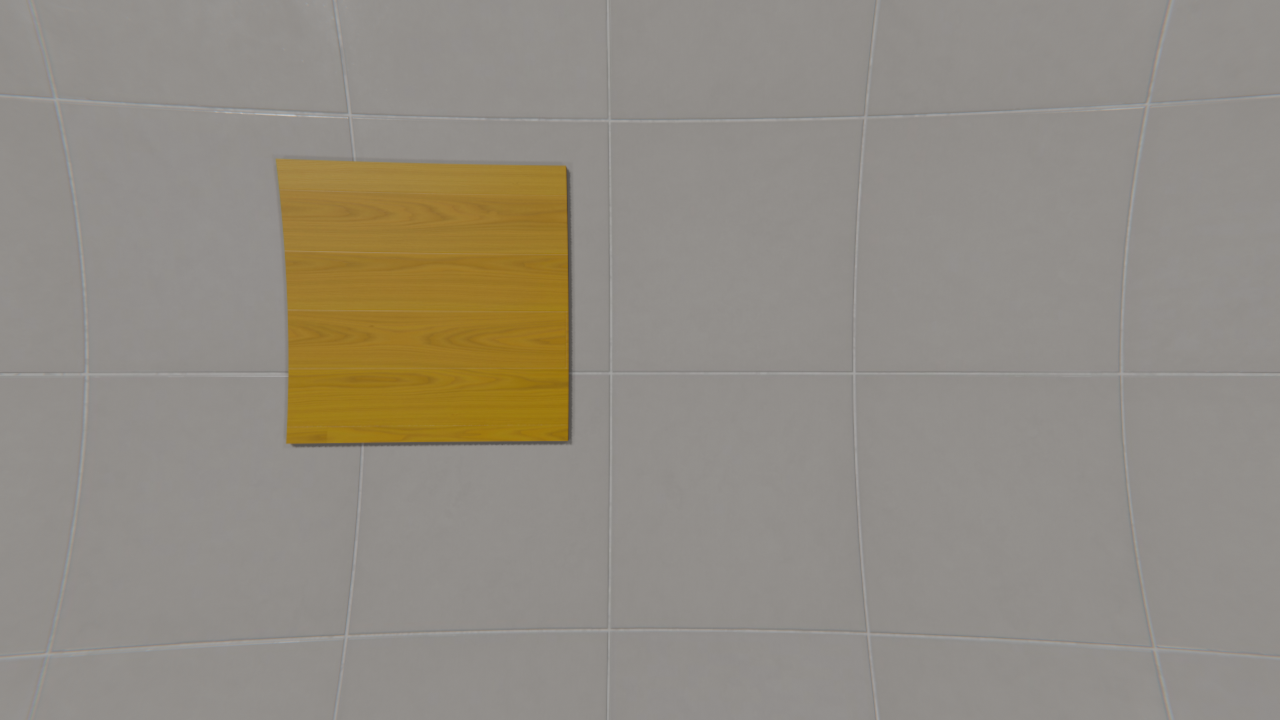
#> input picture test_images/Untitled1.png, 1280 x 720 px, given in place of the camera
$ python main_camera.py
#> lines starting #> are read from the running program, lines starting #| are printed output that depends on the picture; after the words box and inside, x2 and y2 are one past the last pixel; in counts of white or black regions, pixels touching at a corner belong together
### src/detector.py
import cv2
import numpy as np
import math
from typing import Dict, Optional


def filter_by_color(
    image: np.ndarray,
    lower_hsv: np.ndarray,
    upper_hsv: np.ndarray,
    use_morphology: bool = True,
    kernel_size: int = 5
) -> np.ndarray:
    """
    Converts BGR to HSV and applies thresholding.
    Uses an ELLIPTICAL kernel instead of a square kernel to preserve organic curves.
    Set use_morphology=False to disable post-processing entirely.
    """
    hsv_image = cv2.cvtColor(image, cv2.COLOR_BGR2HSV)
    mask = cv2.inRange(hsv_image, lower_hsv, upper_hsv)

    if use_morphology and kernel_size > 0:
        # Use MORPH_ELLIPSE for circular structuring element instead of square np.ones()
        kernel = cv2.getStructuringElement(cv2.MORPH_ELLIPSE, (kernel_size, kernel_size))
        mask = cv2.morphologyEx(mask, cv2.MORPH_OPEN, kernel)
        mask = cv2.morphologyEx(mask, cv2.MORPH_CLOSE, kernel)

    return mask


def extract_primary_contour(
    binary_mask: np.ndarray,
    min_area: float = 300.0
) -> Optional[np.ndarray]:
    """
    Detects contours using CHAIN_APPROX_NONE to preserve every exact perimeter point
    without corner approximation.
    """
    # CHAIN_APPROX_NONE stores all contour points (no straight line approximation)
    contours, _ = cv2.findContours(
        binary_mask, cv2.RETR_EXTERNAL, cv2.CHAIN_APPROX_NONE
    )

    best_contour = None
    best_score = -1.0

    for contour in contours:
        area = cv2.contourArea(contour)
        if area < min_area:
            continue

        perimeter = cv2.arcLength(contour, closed=True)
        if perimeter == 0:
            continue

        circularity = (4.0 * math.pi * area) / (perimeter ** 2)
        score = circularity * math.log(area)

        if score > best_score:
            best_score = score
            best_contour = contour

    return best_contour


def get_contour_metrics(contour: np.ndarray) -> Optional[Dict[str, any]]:
    area = cv2.contourArea(contour)
    moments = cv2.moments(contour)

    if moments["m00"] == 0:
        return None

    cx = int(moments["m10"] / moments["m00"])
    cy = int(moments["m01"] / moments["m00"])

    return {
        "center": (cx, cy),
        "area_px": area
    }

### src/calibration.py
import json
import os
from typing import List, Dict, Optional


class CalibrationManager:
    """Manages recording, loading, and saving calibration sample pairs (Pixel Metrics -> Real 3D Coordinates)."""

    def __init__(self, filepath: str = "calibration_data.json"):
        self.filepath = filepath
        self.samples: List[Dict[str, float]] = []
        self.load_data()

    # [28 lines left out: functions add_sample, save_data, not called in this run]

    def load_data(self) -> None:
        """Loads samples from JSON file if present."""
        if os.path.exists(self.filepath):
            try:
                with open(self.filepath, "r") as f:
                    self.samples = json.load(f)
                print(f"[CALIBRATION] Loaded {len(self.samples)} sample(s) from '{self.filepath}'.")
            except Exception as e:
                print(f"[CALIBRATION ERROR] Could not read '{self.filepath}': {e}")
                self.samples = []
        else:
            self.samples = []
            print(f"[CALIBRATION] No existing file found at '{self.filepath}'. Starting fresh.")

    # [9 lines left out: function print_summary, not called in this run]

### src/distance_estimator.py
import numpy as np
from typing import Optional, Dict, Tuple
from src.dataPointsManager import DataPointsManager


class SpatialEstimator:
    """
    Estimates 3D coordinates (X, Y, Z) using multi-variable least squares regression.
    Includes non-linear radial distortion terms (r^2) to compensate for lens distortion
    near image boundaries.
    """

    def __init__(self, calibration_mgr: DataPointsManager, frame_size: Tuple[int, int] = (640, 480)):
        self.calib_mgr = calibration_mgr
        self.u0 = frame_size[0] / 2.0  # Optical center X (px)
        self.v0 = frame_size[1] / 2.0  # Optical center Y (px)

        self.is_fitted = False

        # Coeff vectors: [beta_1, beta_2, ..., bias]
        self.z_coeffs = None
        self.x_coeffs = None
        self.y_coeffs = None

    # [51 lines left out: functions _build_features, fit, not called in this run]

    def predict(self, cx: float, cy: float, area: float) -> Optional[Dict[str, float]]:
        """Predicts real 3D position (X, Y, Z) for a detected contour."""
        if not self.is_fitted or area <= 0:
            return None

        # Build 1-row feature matrices
        cx_arr, cy_arr, area_arr = np.array([cx]), np.array([cy]), np.array([area])
        A_z, A_x, A_y = self._build_features(cx_arr, cy_arr, area_arr)

        # Matrix dot products
        z = float(np.dot(A_z[0], self.z_coeffs))
        x = float(np.dot(A_x[0], self.x_coeffs))
        y = float(np.dot(A_y[0], self.y_coeffs))

        return {"X": x, "Y": y, "Z": z}

### src/kalman_filter.py
import cv2
import numpy as np
from typing import Optional, Dict


class SpatialKalmanFilter:
    """
    6D Kalman Filter tracking 3D position (X, Y, Z) and velocities (vx, vy, vz).
    Smoothes out jittery spatial measurements across video frames.
    """

    def __init__(self, dt: float = 0.033):
        # 6 state variables [X, Y, Z, vx, vy, vz], 3 measurements [X, Y, Z]
        self.kf = cv2.KalmanFilter(dynamParams=6, measureParams=3)
        self.is_initialized = False

        # Transition Matrix (F): x_k = x_{k-1} + v * dt
        self.kf.transitionMatrix = np.array([
            [1, 0, 0, dt,  0,  0],
            [0, 1, 0,  0, dt,  0],
            [0, 0, 1,  0,  0, dt],
            [0, 0, 0,  1,  0,  0],
            [0, 0, 0,  0,  1,  0],
            [0, 0, 0,  0,  0,  1]
        ], np.float32)

        # Measurement Matrix (H): We measure X, Y, Z directly
        self.kf.measurementMatrix = np.array([
            [1, 0, 0, 0, 0, 0],
            [0, 1, 0, 0, 0, 0],
            [0, 0, 1, 0, 0, 0]
        ], np.float32)

        # Process Noise Covariance (Q): Trust model predictions vs physics noise
        self.kf.processNoiseCov = np.eye(6, dtype=np.float32) * 1e-2

        # Measurement Noise Covariance (R): Trust raw detector readings (lower = trust sensor more)
        self.kf.measurementNoiseCov = np.eye(3, dtype=np.float32) * 1e-1

        # Post Error Covariance (P)
        self.kf.errorCovPost = np.eye(6, dtype=np.float32)

    def reset(self):
        """Resets state when target object is lost."""
        self.is_initialized = False

    def update(self, pos_3d: Optional[Dict[str, float]]) -> Optional[Dict[str, float]]:
        """
        Runs Kalman Prediction and Correction step.
        Returns smoothed (X, Y, Z) coordinates in.
        """
        # 1. Prediction step
        prediction = self.kf.predict()

        if pos_3d is None:
            # If target is missing, return uncorrected velocity prediction or reset
            if self.is_initialized:
                return {
                    "X": float(prediction[0][0]),
                    "Y": float(prediction[1][0]),
                    "Z": float(prediction[2][0])
                }
            return None

        # Format measurement vector
        measurement = np.array([
            [np.float32(pos_3d["X"])],
            [np.float32(pos_3d["Y"])],
            [np.float32(pos_3d["Z"])]
        ])

        if not self.is_initialized:
            # Initialize state with first measurement
            self.kf.statePost = np.array([
                [measurement[0][0]],
                [measurement[1][0]],
                [measurement[2][0]],
                [0.0], [0.0], [0.0]
            ], np.float32)
            self.is_initialized = True
            return pos_3d

        # 2. Correction step with live camera measurement
        corrected = self.kf.correct(measurement)

        return {
            "X": float(corrected[0][0]),
            "Y": float(corrected[1][0]),
            "Z": float(corrected[2][0])
        }

### main_camera.py
import cv2
import numpy as np
import config
from src.detector import filter_by_color, extract_primary_contour, get_contour_metrics
from src.calibration import CalibrationManager
from src.distance_estimator import SpatialEstimator
from src.kalman_filter import SpatialKalmanFilter


def empty_callback(x):
    pass


def setup_trackbars(window_name: str):
    """Creates a dedicated window with 6 HSV tuning trackbars."""
    cv2.namedWindow(window_name, cv2.WINDOW_NORMAL)
    cv2.resizeWindow(window_name, 400, 280)

    cv2.createTrackbar("H Min", window_name, int(config.LOWER_HSV[0]), 179, empty_callback)
    cv2.createTrackbar("H Max", window_name, int(config.UPPER_HSV[0]), 179, empty_callback)
    cv2.createTrackbar("S Min", window_name, int(config.LOWER_HSV[1]), 255, empty_callback)
    cv2.createTrackbar("S Max", window_name, int(config.UPPER_HSV[1]), 255, empty_callback)
    cv2.createTrackbar("V Min", window_name, int(config.LOWER_HSV[2]), 255, empty_callback)
    cv2.createTrackbar("V Max", window_name, int(config.UPPER_HSV[2]), 255, empty_callback)


def get_hsv_trackbar_values(window_name: str) -> tuple:
    """Reads current positions from the slider bars."""
    h_min = cv2.getTrackbarPos("H Min", window_name)
    h_max = cv2.getTrackbarPos("H Max", window_name)
    s_min = cv2.getTrackbarPos("S Min", window_name)
    s_max = cv2.getTrackbarPos("S Max", window_name)
    v_min = cv2.getTrackbarPos("V Min", window_name)
    v_max = cv2.getTrackbarPos("V Max", window_name)

    lower = np.array([h_min, s_min, v_min])
    upper = np.array([h_max, s_max, v_max])
    return lower, upper


def draw_axis_legend(frame: np.ndarray):
    """Draws a visual 3D coordinate system reference overlay on top-left of the image."""
    origin = (50, 60)

    # +X Axis (Right - Red)
    cv2.arrowedLine(frame, origin, (origin[0] + 50, origin[1]), (0, 0, 255), 2, tipLength=0.3)
    cv2.putText(frame, "+X (Right)", (origin[0] + 55, origin[1] + 5),
                cv2.FONT_HERSHEY_SIMPLEX, 0.4, (0, 0, 255), 1, cv2.LINE_AA)

    # +Y Axis (Down - Green)
    cv2.arrowedLine(frame, origin, (origin[0], origin[1] + 50), (0, 255, 0), 2, tipLength=0.3)
    cv2.putText(frame, "+Y (Down)", (origin[0] - 15, origin[1] + 65),
                cv2.FONT_HERSHEY_SIMPLEX, 0.4, (0, 255, 0), 1, cv2.LINE_AA)

    # +Z Axis (Depth - Cyan)
    cv2.circle(frame, origin, 8, (255, 255, 0), 2)
    cv2.circle(frame, origin, 2, (255, 255, 0), -1)
    cv2.putText(frame, "+Z (Depth)", (origin[0] + 15, origin[1] - 15),
                cv2.FONT_HERSHEY_SIMPLEX, 0.4, (255, 255, 0), 1, cv2.LINE_AA)


# [17 lines left out: function prompt_user_coordinates, not called in this run]


def main():
    cap = cv2.VideoCapture(0)
    cap.set(cv2.CAP_PROP_FRAME_WIDTH, config.FRAME_WIDTH)
    cap.set(cv2.CAP_PROP_FRAME_HEIGHT, config.FRAME_HEIGHT)

    # 1. Initialize UI Sliders Window
    tuner_window = "HSV Tuner Controls"
    setup_trackbars(tuner_window)

    # 2. Initialize Backend Managers & Filters
    calib_mgr = CalibrationManager("calibration_data.json")
#> (reads calibration_data.json from the repository)
    estimator = SpatialEstimator(calib_mgr, (config.FRAME_WIDTH, config.FRAME_HEIGHT))
    kalman = SpatialKalmanFilter(dt=0.033)

    print("\n[READY] Video feed started.")
    print("Controls:")
    print("  • Adjust sliders in 'HSV Tuner Controls' to pick object color.")
    print("  • [C] Capture sample point for calibration.")
    print("  • [L] Reload calibration dataset from file.")
    print("  • [E] Evaluate MAE accuracy metrics in terminal.")
    print("  • [S] Save current HSV sliders to config.py.")
    print("  • [Q] Quit application.\n")

    while cap.isOpened():
        ret, frame = cap.read()
#> frame is the input picture: shape (720, 1280, 3); mean B, G, R 130.6, 140.5, 146.3
        if not ret:
            break

        # Read live slider positions from UI
        lower_hsv, upper_hsv = get_hsv_trackbar_values(tuner_window)

        # Apply smooth non-squarish color filtering (uses MORPH_ELLIPSE)
        binary_mask = filter_by_color(frame, lower_hsv, upper_hsv, use_morphology=True)
#> in filter_by_color, `hsv_image = cv2.cvtColor(image, cv2.COLOR_BGR2HSV)`: hsv_image: shape (720, 1280, 3); mean H, S, V 16.6, 26.6, 146.4
#> in filter_by_color, `mask = cv2.inRange(hsv_image, lower_hsv, upper_hsv)`:
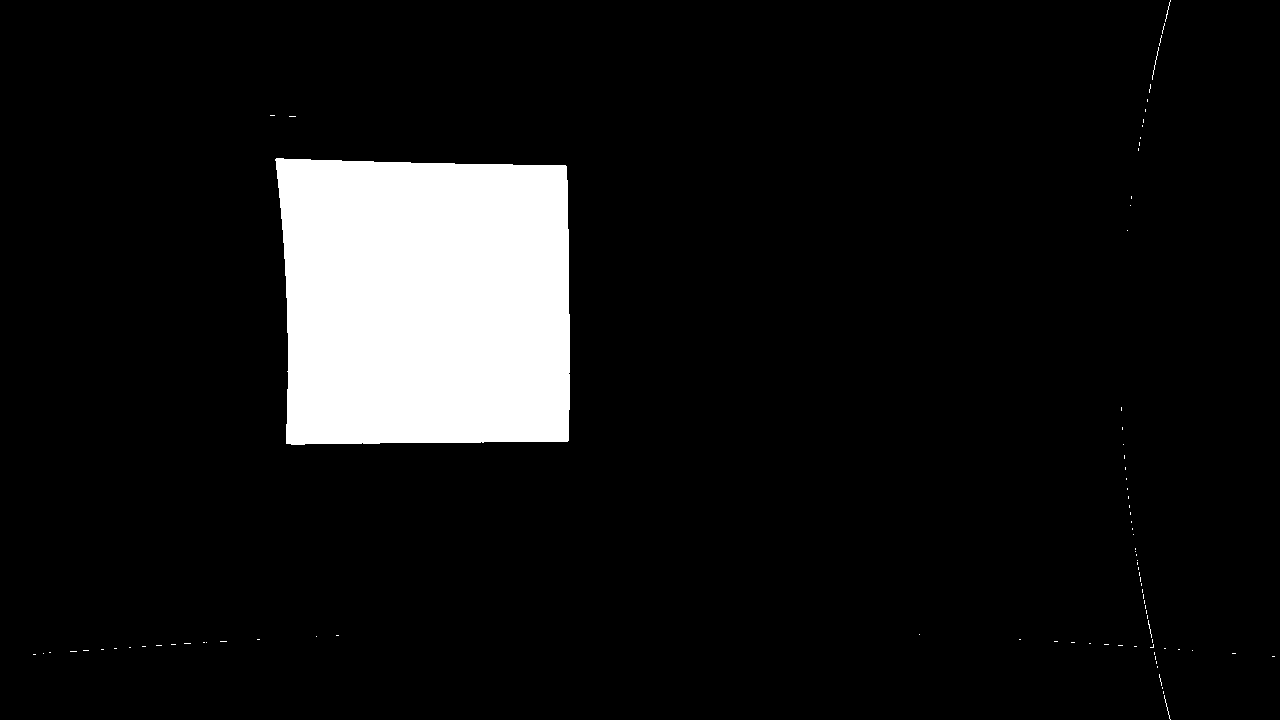
#> mask: shape (720, 1280); 8.7% white; 88 white regions (84 under 20 px), largest, box (x1, y1, x2, y2) and area: (275, 158, 570, 445) 79808, (1152, 47, 1159, 80) 33, (1164, 695, 1171, 720) 25, (1165, 0, 1171, 22) 23
#> in filter_by_color, `mask = cv2.morphologyEx(mask, cv2.MORPH_OPEN, kernel)`: mask: shape (720, 1280); 8.7% white; 1 white region, box (x1, y1, x2, y2) and area: (276, 158, 570, 445) 79799
#> in filter_by_color, `mask = cv2.morphologyEx(mask, cv2.MORPH_CLOSE, kernel)`: mask: shape (720, 1280); 8.7% white; 1 white region

        # Extract smooth raw contour (uses CHAIN_APPROX_NONE)
        contour = extract_primary_contour(binary_mask, min_area=400.0)
#> in extract_primary_contour, `contours, _ = cv2.findContours( binary_mask, cv2.RETR_EXTERNAL, cv2.CH..`: contours = 1 contour; box (x1, y1, x2, y2) and area: (276, 158, 570, 445) 79234
#> the loop in extract_primary_contour, `for contour in contours:` made 1 pass
#> (area, perimeter, circularity, score, best_score) on pass 1: (79234.5, 1144.3, 0.76, 8.58, 8.58)
#> after the loop in extract_primary_contour, `for contour in contours:`: best_contour = contour of 1129 points, box (x1, y1, x2, y2) (276, 158, 570, 445), area 79234; best_score = 8.58
#> contour has the same summary as best_contour in extract_primary_contour

        current_metrics = None
        raw_pos_3d = None

        if contour is not None:
            metrics = get_contour_metrics(contour)
#> in get_contour_metrics, `area = cv2.contourArea(contour)`: area = 79234.5
#> in get_contour_metrics, `moments = cv2.moments(contour)`: moments = moments, m00 79234.5, centre m10/m00, m01/m00 = (425.5, 301.6)
#> in get_contour_metrics, `cx = int(moments["m10"] / moments["m00"])`: cx = 425
#> in get_contour_metrics, `cy = int(moments["m01"] / moments["m00"])`: cy = 301
#> metrics = {'center': (425, 301), 'area_px': 79234.5}
            if metrics:
                current_metrics = metrics
#> current_metrics = {'center': (425, 301), 'area_px': 79234.5}
                cx, cy = metrics["center"]
#> cx = 425; cy = 301
                area = metrics["area_px"]
#> area = 79234.5

                # Draw smooth contour outline & centroid
                cv2.drawContours(frame, [contour], -1, (0, 255, 0), 2)
                cv2.circle(frame, (cx, cy), 5, (0, 0, 255), -1)
#> frame: shape (720, 1280, 3); mean B, G, R 130.3, 141, 145.9

                # Compute raw 3D spatial estimate
                raw_pos_3d = estimator.predict(cx, cy, area)

                # Overlay Pixel Coordinates and Area
                cv2.putText(frame, f"Pixel: ({cx}, {cy}) | Area: {int(area)} px", (cx + 10, cy - 20),
                            cv2.FONT_HERSHEY_SIMPLEX, 0.45, (0, 255, 255), 1, cv2.LINE_AA)

        # Pass raw estimate through Kalman Filter for velocity-based trajectory smoothing
        smoothed_3d = kalman.update(raw_pos_3d)

        # Overlay 3D Position Metrics
        if contour is not None and current_metrics is not None:
            cx, cy = current_metrics["center"]
            if smoothed_3d:
                # Filtered 3D position
                filtered_text = f"Filtered: X={smoothed_3d['X']:.0f} Y={smoothed_3d['Y']:.0f} Z={smoothed_3d['Z']:.0f}"
                cv2.putText(frame, filtered_text, (cx + 10, cy + 5),
                            cv2.FONT_HERSHEY_SIMPLEX, 0.5, (255, 255, 0), 2, cv2.LINE_AA)

                # Raw 3D position (subtle)
                if raw_pos_3d:
                    raw_text = f"Raw: X={raw_pos_3d['X']:.0f} Y={raw_pos_3d['Y']:.0f} Z={raw_pos_3d['Z']:.0f}"
                    cv2.putText(frame, raw_text, (cx + 10, cy + 22),
                                cv2.FONT_HERSHEY_SIMPLEX, 0.4, (200, 200, 200), 1, cv2.LINE_AA)
            else:
                cv2.putText(frame, "3D Pos: Need Calib [C] >= 2 points", (cx + 10, cy + 5),
                            cv2.FONT_HERSHEY_SIMPLEX, 0.45, (0, 0, 255), 1, cv2.LINE_AA)
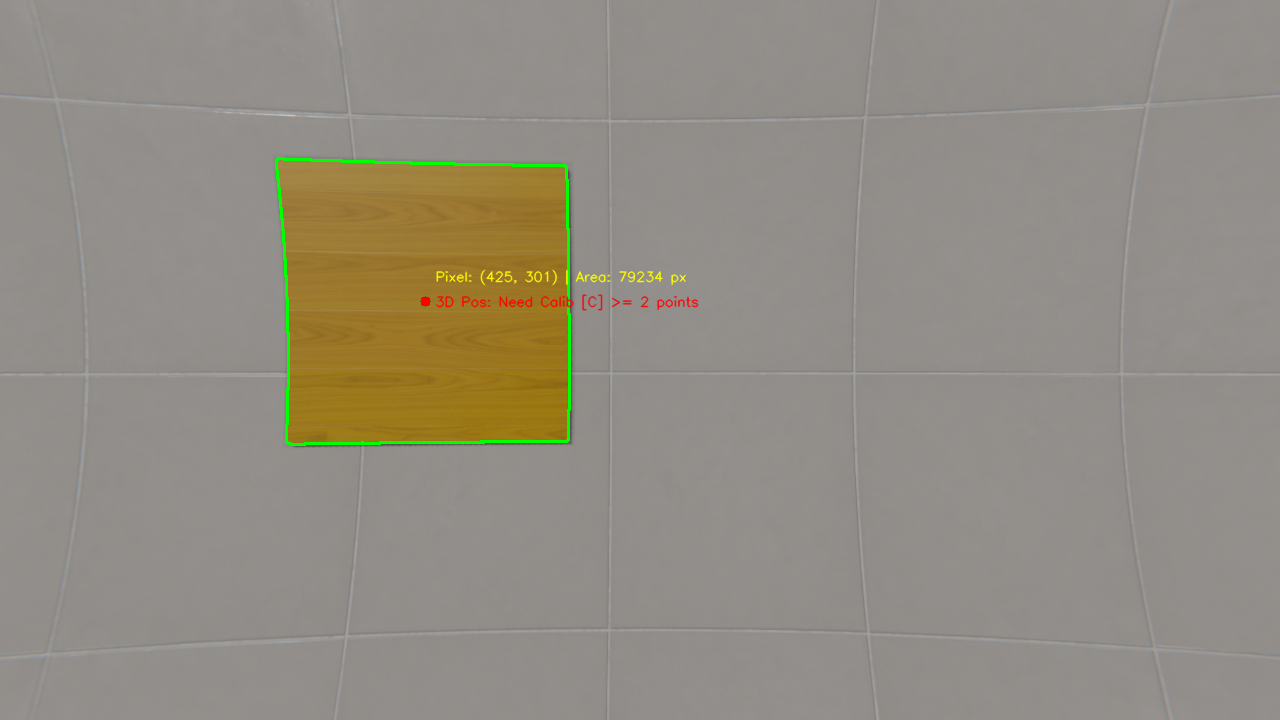
#> frame: shape (720, 1280, 3); mean B, G, R 130.2, 141, 146

        # Draw 3D Axis Legend HUD
        draw_axis_legend(frame)
#> in draw_axis_legend, `cv2.arrowedLine(frame, origin, (origin[0] + 50, origin[1]), (0, 0, 255..`: frame: shape (720, 1280, 3); 0.03% of pixels changed, all inside (x1, y1, x2, y2) = (49, 48, 102, 73)
#> in draw_axis_legend, `cv2.putText(frame, "+X (Right)", (origin[0] + 55, origin[1] + 5), cv2...`: frame: shape (720, 1280, 3); mean B, G, R 130.1, 140.9, 146.1
#> in draw_axis_legend, `cv2.arrowedLine(frame, origin, (origin[0], origin[1] + 50), (0, 255, 0..`: frame: shape (720, 1280, 3); mean B, G, R 130.1, 141, 146
#> in draw_axis_legend, `cv2.putText(frame, "+Y (Down)", (origin[0] - 15, origin[1] + 65), cv2...`:
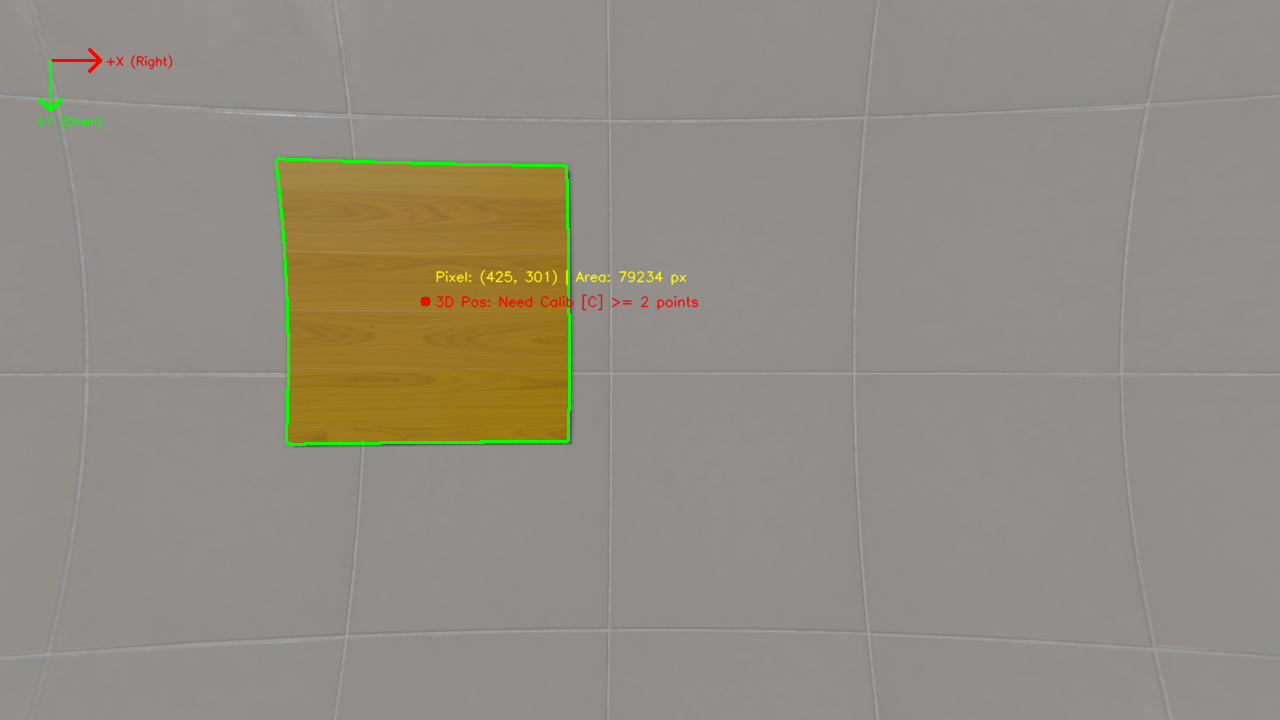
#> frame: shape (720, 1280, 3); mean B, G, R 130, 141, 146
#> in draw_axis_legend, `cv2.circle(frame, origin, 8, (255, 255, 0), 2)`: frame: shape (720, 1280, 3); 0.02% of pixels changed, all inside (x1, y1, x2, y2) = (41, 51, 60, 70)
#> in draw_axis_legend, `cv2.circle(frame, origin, 2, (255, 255, 0), -1)`: frame: shape (720, 1280, 3); mean B, G, R 130.1, 141, 146
#> in draw_axis_legend, `cv2.putText(frame, "+Z (Depth)", (origin[0] + 15, origin[1] - 15), cv2..`: frame: shape (720, 1280, 3); mean B, G, R 130.1, 141, 145.9

        # Status & Control Hotkey HUD Overlays
#> (the run stopped early here; a loop or call above may not have finished)
